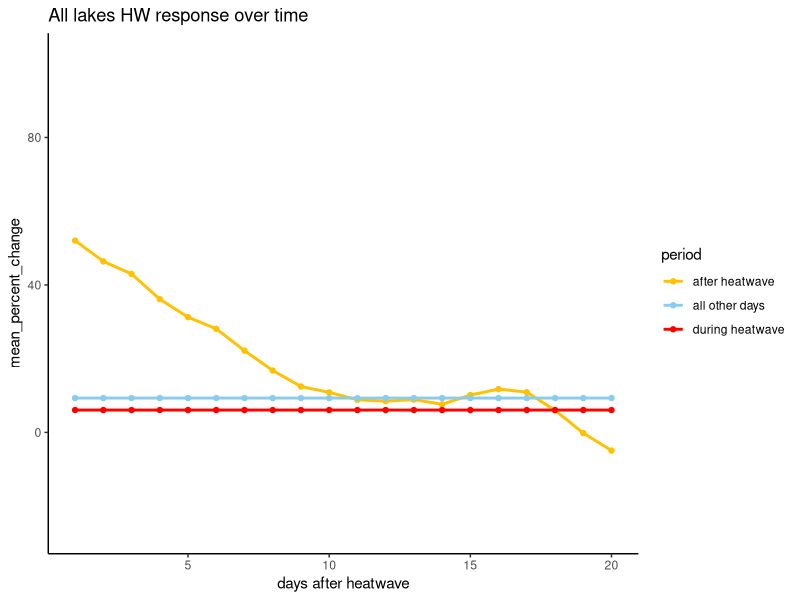
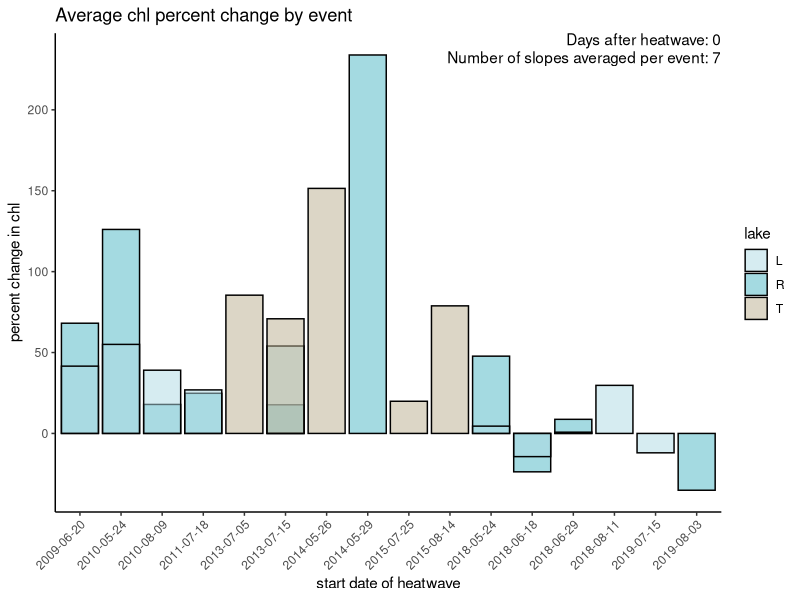
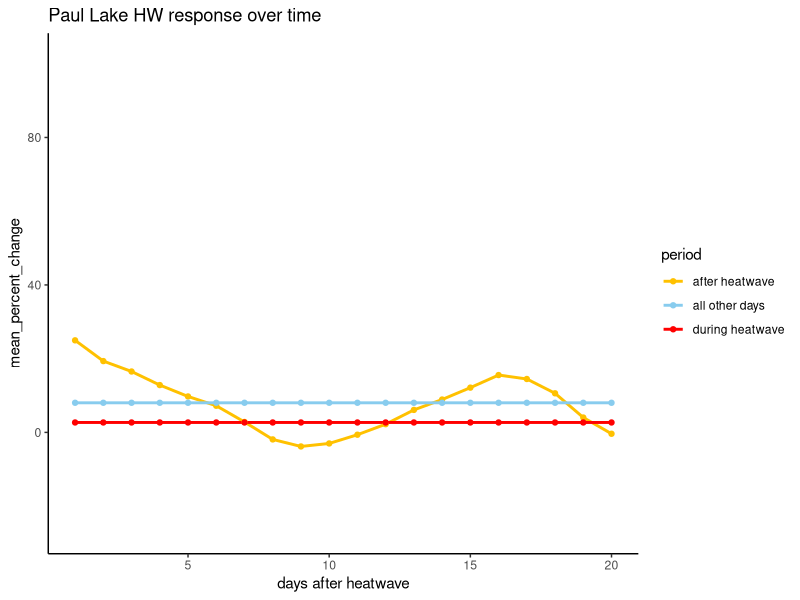
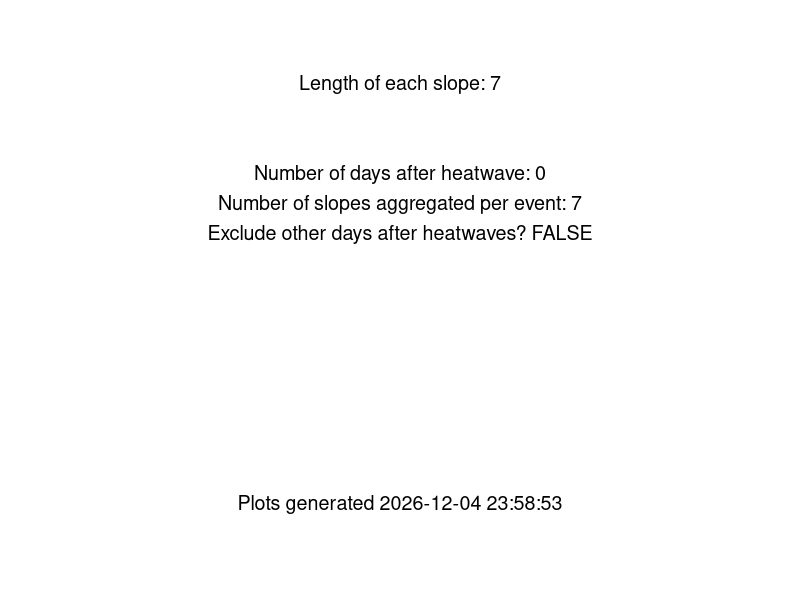
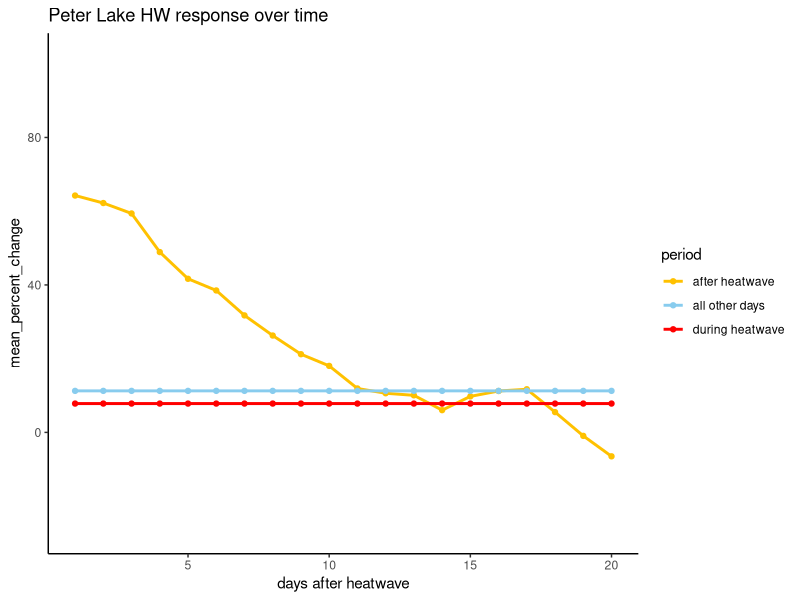
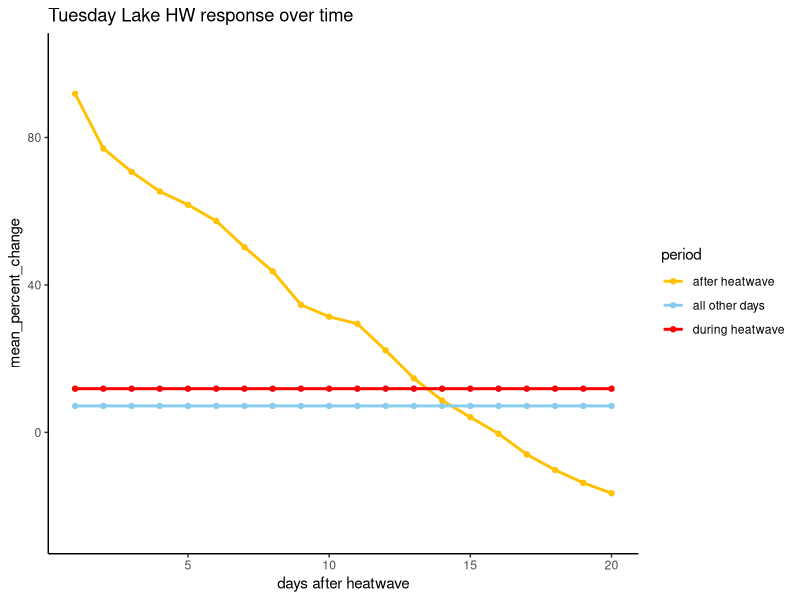

Write the R code that produced these figures, in order. (Note: this script raises an error after producing the figures.)
# Re-run step 3 but with the manual chlorophyll data
# updated in January 2024 to be cleaned up and allow for more flexibility

# manual chlorophyll better represents phytoplankton

# this code is also updated to fix a bug in the slope length,
# where slope length is inclusive of the current day in the rolling window

# step 3, calculate the response of chl to the heatwaves

#### install packages ####
#install and load slider library for rolling window analysis
if (!require(slider)) install.packages('slider')
library(slider) 

if (!require(plyr)) install.packages('plyr')
library(plyr)

if (!require(tidyr)) install.packages('tidyr')
library(tidyr)

if (!require(dplyr)) install.packages('dplyr')
library(dplyr)
library(tidyverse)

if (!require(zoo)) install.packages('zoo')
library(zoo)

if (!require(gganimate)) install.packages('gganimate')
library(gganimate)

if (!require(transformr)) install.packages('transformr')
library(transformr)

if (!require(ggridges)) install.packages('ggridges')
library(ggridges)

if (!require(readxl)) install.packages('readxl')
library(readxl)

#==============================================================================#
#### levers we can pull ####

# slope and percent calculations
slopeLength = 7 # length of the rolling window slope to be calculated

# build in options here for during the heatwave, or at the beginning of the calculated slope

# slope aggregation choices

daysAfter = 0 # time lag of how many days after the heatwave we want to look
numSlopes = 7 # the number of slopes we want to include in analysis

exclude.after.heatwaves = FALSE # if TRUE, excludes slopes for days within 20 days 
# of the heatwave that don't fall within our aggregating window

# timing choices
# change analysis so that we can look during the heatwave, or after the heatwave? 


#==============================================================================#
#### output of settings ####

cur_date_time = format(Sys.time(), "%Y-%m-%d %H:%M:%S")

plot_metadata <- data.frame(slopeLength = paste("Length of each slope: ", slopeLength, sep = ""),
                             time = paste("Plots generated ", cur_date_time, sep = ""), 
                            daysAfter = paste("Number of days after heatwave: ", daysAfter, sep = ""),
                            numSlopes = paste("Number of slopes aggregated per event: ", numSlopes, sep = ""),
                            exclude.after.heatwaves = paste("Exclude other days after heatwaves? ", exclude.after.heatwaves, sep = ""))



# Create a ggplot with the metadata for the data analysis and plot production, 
# including all of the choices made above
metadata_plot <- ggplot() +
  theme_void() +  # Removes axes and other elements
  geom_text(data = plot_metadata, aes(x = 5, y = 5, label = slopeLength),
            size = 5, hjust = 0.5, vjust = -14)+
  geom_text(data = plot_metadata, aes(x = 5, y = 5, label = daysAfter),
            size = 5, hjust = 0.5, vjust = -8)+
  geom_text(data = plot_metadata, aes(x = 5, y = 5, label = numSlopes),
            size = 5, hjust = 0.5, vjust = -6)+
  geom_text(data = plot_metadata, aes(x = 5, y = 5, label = exclude.after.heatwaves),
            size = 5, hjust = 0.5, vjust = -4)+
  geom_text(data = plot_metadata, aes(x = 5, y = 5, label = time),
            size = 5, hjust = 0.5, vjust = 14)
                  



#==============================================================================#
#### read in the data ####
# read in the heatwaves data calculated in the previous step
heatwaves = read.csv("./formatted data/heatwavesdata.csv")

# read in the manual chl data
allData = read.csv("./formatted data/interpolated_manual_chl_for_slopes.csv")

# make a vector of unique lake years
lake_years = unique(allData$lake_year)

#==============================================================================#
#### CALCULATE SLOPES FOR CHLOROPHYLL ####

# cycle through each lake year, fit linear models for each rolling window, then store model slopes
# in the 'slopes' dataframe. Need to initially store the model results in a list

# then, calculate the percent change in chlorophyll relative to the baseline specified above

# Model results are the slopes, originally calculated based on the preceding 7 days

for(i in 1:length(lake_years)){
  
  temp = allData %>% filter(lake_year == lake_years[i]) # temp dataframe for this lake_year
  
  models <- slide(
    temp, 
    ~lm(mean_chl ~ doyCat, data = .x), 
    .before = slopeLength -1, # add the minus one so the slopeLength matches the user input
    .complete = TRUE
  )
  
  temp$chl_slope = NA
  temp$se = NA
  temp$p_value = NA
  temp$r_squared = NA
  
  for(j in 1:nrow(temp)){
    
    model = models[[j]]
    coef <- coefficients(model) 
    # extracting the coefficients from the current model
    
    if(!(is.null(coef))){
      Slope <- coef["doyCat"]
      temp$chl_slope[j] = Slope # pull out the slope from the model
      temp$p_value[j] = summary(model)$coefficients[2,4] 
      temp$se[j] = summary(model)$coefficients["doyCat", "Std. Error"] 
      temp$r_squared[j] = summary(model)$r.squared # pull out r_squared from model
    }
    
    temp$percent_change = 100*temp$chl_slope*slopeLength/lag(temp$mean_chl, slopeLength-1, default = NA)
    temp$chl_baseline = lag(temp$mean_chl, slopeLength-1, default = NA)
  }
  
  if(i ==1){ slopes = temp} # if first iteration, creates slopes, the final dataframe
  
  if(i >1){slopes = rbind(slopes, temp)} # else, appends to slopes 
  
}


# test case to make sure the slide function works as we think it does
# test = slopes[1:7, ]
# summary(lm(test$mean_chl~test$doyCat))
# 



#==============================================================================#
#### SELECT SLOPES IN SPECIFIED WINDOW ####
# currently, the slopes dataframe has daily rolling window slopes for all of the lake_year combinations
# Need to select the slopes just following a heatwave
# heatwave is the date of a heatwave, targLake is the lake, data is our dataset of all the calculated slopes

hwSlopes <- function(heatwaveStart, heatwaveEnd,  targLake, data){

  # because our slopes are calculated over a 7-day rolling window, the first slope considered will
  # encompass the first week after the heatwave
  
  startDate = as.Date(heatwaveEnd)+daysAfter 
  endDate = as.Date(heatwaveEnd)+daysAfter+numSlopes
  
  # this is the date before the heatwave, which we will use to calculate the percent
  # change in chlorophyll
  
  # filter out the slopes we are interested in
  selected.slopes = data %>% filter(lake == targLake, date >= startDate, date <= endDate)
  
}


#==============================================================================#
#### CALCULATE AVG CHL SLOPES FOLLOWING HEATWAVES ####
heatwaves$averageSlope = NA
heatwaves$percentChange = NA
heatwaves$sdSlope = NA
heatwaves$sdSlopePercent = NA

#Using a For Loop
lengthHW = nrow(heatwaves)

# take the average slope and calculate the percent change in chlorophyll based on the slope

for(i in 1:lengthHW){
  slopes.subset = hwSlopes(heatwaves$date_start[i], heatwaves$date_end[i], heatwaves$lake[i], slopes)
  
  # save the mean of the slopes to the heatwaves dataframe
  heatwaves$averageSlope[i] = mean(slopes.subset$chl_slope, na.rm = TRUE)
  
  # save the standard deviation of the slopes to the heatwaves dataframe
  heatwaves$sdSlope[i] = sd(slopes.subset$chl_slope, na.rm = TRUE)
  
  # save the mean of the percent change to the heatwaves dataframe
  heatwaves$percentChange[i] = mean(slopes.subset$percent_change, na.rm = TRUE)
}

# save the static results
# write.csv(heatwaves, "./results/heatwaves_with_average_slopes_MANUAL_CHL.csv", row.names = FALSE)





#==============================================================================#
#### PLOT AVG SLOPES ####
#results = read.csv("./results/heatwaves_with_average_slopes_MANUAL_CHL.csv")

results = heatwaves

#break up by lake by filtering data
resultsT = results %>% filter(lake == "T")
resultsL = results %>% filter(lake == "L")
resultsR = results %>% filter(lake == "R")

# make sure heatwaves date is a date
heatwaves = heatwaves %>% mutate(date_start = as.Date(date_start))


#png(filename = "./figures/preliminary figures/R_slopes_2023_02_09", height = 8, width = 11, units = "in", res = 300)

indHWResp <- ggplot(data = results, aes(x = as.character(date_start), y = percentChange, fill = lake))+
  geom_bar(stat = "identity", position = "identity", alpha = 0.5, color = "black")+
  theme_classic()+
  ylab("percent change in chl")+
  xlab("start date of heatwave")+
  ggtitle("Average chl percent change by event")+
  scale_fill_manual(values = c("R"=  "#4AB5C4", "L" = "#ADDAE3", "T"=  "#BAAD8D"))+
  theme(axis.text.x = element_text(angle = 45, hjust = 1))+
  annotate("text",  x=Inf, y = Inf, label = paste("Days after heatwave: ", daysAfter, sep = ""), vjust=1, hjust=1)+
  annotate("text",  x=Inf, y = Inf, label = paste("Number of slopes averaged per event: ", numSlopes, sep = ""), vjust=2.5, hjust=1)





#==============================================================================#
#### COMPARE DISTRIBUTIONS OVER TIME ####

# We might also consider the distributions of chlorophyll slopes following a heatwave,
# rather than just taking the average for a certain window

# make sure heatwaves date_start and date_end are formatted as dates
heatwaves$date_end = as.Date(heatwaves$date_end)
heatwaves$date_start = as.Date(heatwaves$date_start)
slopes$date = as.Date(slopes$date)
slopes$period = "all other days"

# write slopes to a file
#write.csv(slopes, "./formatted data/slopes_3day.csv", row.names = FALSE)

### This creates a dataframe, all slopes, that has the slopes categorized
# by their time period (during or after a heatwave, or all other days)
# and includes the number of days after the heatwave event (daysAfterLoop) that is considered
# one column, "exclude after heatwaves," are slopes within 40 days after a heatwave
# that are not in the current rolling window

for(daysAfterLoop in 0:20){
  
  # add a column to slopes which indicates whether or not there is a heatwave
  for(i in 1:nrow(heatwaves)){
    start = heatwaves$date_start[i] # start date of the current heatwave
    end = heatwaves$date_end[i] # end date of the current heatwave
    
    # sequence of dates during the heatwave
    dates = seq(start, end, 1)
    
    # excludes dates that are part of rolling window but not currently considered in after heatwave
    # dates that are within 40 days after a heatwave but not in our window for analysis as
    # after heatwave because of our current daysAfterLoop selection.
    # This gets overwrritten in part by "after heatwave" for those dates that are included
    # in analysis
    datesExcluded = seq(end -7, end + 40, 1) 
    
    # dates to be analyzed after the heatwaves
    # this creates a sequence of numbers, from the end of the heatwave plus whatever
    # daysAfterLoop is set to, to that same value plus the numSlopes. So it sets a window daysAfterLooped
    # X number of days after the heatwave
    
    datesAnalyzed = seq(end+daysAfterLoop, end + daysAfterLoop+numSlopes, 1)
    
    # fill the dataframe "period" column with the correct categorization

    # fill the dataframe "period" column with the correct categorization
    slopes = slopes %>% mutate(period = replace(period, date %in% datesExcluded, "exclude after heatwave"))
    slopes = slopes %>% mutate(period = replace(period, date %in% dates, "during heatwave"))
    slopes = slopes %>% mutate(period = replace(period, date %in% datesAnalyzed, "after heatwave"))
    
    slopes$daysAfter = daysAfterLoop
  }
  
  # combine to the main dataframe
  if(daysAfterLoop == 0){
    allSlopes = slopes
  }
  if(daysAfterLoop > 0){
    allSlopes = rbind(allSlopes, slopes)
  }
  
}




# save the allPercent data to a dataframe
# save interpolated allData data to a dataframe

# write.csv(allData, "./formatted data/allData_interpolated.csv", row.names = FALSE)
# write.csv(allPercent, "./formatted data/results_random_and_heatwaves.csv")

# calculate mean values by period and daysAfter
# across all lakes, this will give the mean slope following all heatwave events
# by time period

mean_df <- allSlopes %>% 
  filter(period != "exclude after heatwave", !is.na(percent_change)) %>% 
  group_by(period, daysAfter) %>% 
  dplyr::summarise(mean_percent_change = mean(percent_change)) 

# round mean values to one decimal place
mean_df$mean_percent_change <- round(mean_df$mean_percent_change, 1)




#==============================================================================#
#### RESPONSE TIMING LINE PLOTS ####

# calculate mean values of percent change for each lake by # of days after heatwave
mean_df <- allSlopes %>% 
  filter( period != "exclude after heatwave", !is.na(percent_change)) %>% 
  group_by(period, daysAfter) %>% 
  dplyr::summarise(mean_percent_change = mean(percent_change), 
                   sd_percent_change = sd(percent_change), 
                   number_percent_change = n(),
                   median_percent_change = median(percent_change)) 

# Peter
mean_dfR <- allSlopes %>% filter(lake == "R") %>% 
  filter(period != "exclude after heatwave", !is.na(percent_change)) %>% 
  group_by(period, daysAfter) %>% 
  dplyr::summarise(mean_percent_change = mean(percent_change), 
                   sd_percent_change = sd(percent_change), 
                   number_percent_change = n()) 

# Paul
mean_dfL <- allSlopes %>% filter(lake == "L") %>% 
  filter( period != "exclude after heatwave", !is.na(percent_change)) %>% 
  group_by(period, daysAfter) %>% 
  dplyr::summarise(mean_percent_change = mean(percent_change), 
                   sd_percent_change = sd(percent_change), 
                   number_percent_change = n()) 

# Tuesday
mean_dfT <- allSlopes %>% filter(lake == "T") %>% 
  filter( period != "exclude after heatwave", !is.na(percent_change)) %>% 
  group_by(period, daysAfter) %>% 
  dplyr::summarise(mean_percent_change = mean(percent_change), 
                   sd_percent_change = sd(percent_change), 
                   number_percent_change = n()) 


# combine individual estimates of the mean so we can standardize axes
mean.all.by.lake = rbind(mean_dfR, mean_dfL)
mean.all.by.lake = rbind(mean.all.by.lake, mean_dfT)

# Plot the response over time
All.over.time <- mean_df %>% filter(daysAfter > 0) %>% 
  ggplot(aes( x= daysAfter, y = mean_percent_change, color = period))+
  scale_color_manual(values = c("during heatwave" = "#ff0000", "after heatwave" = "#ffc100", "all other days" = "#88CCEE"))+
  scale_fill_manual(values = c("during heatwave" = "#ff0000", "after heatwave" = "#ffc100", "all other days" = "#88CCEE"))+
  geom_line(size = 1)+
  geom_point()+
  labs(title = "All lakes HW response over time")+
  ylim(min(mean.all.by.lake$mean_percent_change)-10, max(mean.all.by.lake$mean_percent_change)+10)+
 # geom_ribbon(aes(ymin = mean_percent_change - sd_percent_change, ymax = mean_percent_change + sd_percent_change, fill = period), alpha = 0.1)+
  labs(x = "days after heatwave")+
theme_classic()

R.over.time <- mean_dfR %>% filter(daysAfter > 0) %>% 
  ggplot(aes( x= daysAfter, y = mean_percent_change, color = period))+
  geom_line(size = 1)+
  geom_point()+
  labs(x = "days after heatwave")+
  labs(title = "Peter Lake HW response over time")+
  scale_color_manual(values = c("during heatwave" = "#ff0000", "after heatwave" = "#ffc100", "all other days" = "#88CCEE"))+
  ylim(min(mean.all.by.lake$mean_percent_change)-10, max(mean.all.by.lake$mean_percent_change)+10)+
  theme_classic()

L.over.time <- mean_dfL %>% filter(daysAfter > 0) %>% 
  ggplot(aes( x= daysAfter, y = mean_percent_change, color = period))+
  geom_line(size = 1)+
  geom_point()+
  labs(x = "days after heatwave")+
  labs(title = "Paul Lake HW response over time")+
  ylim(min(mean.all.by.lake$mean_percent_change)-10, max(mean.all.by.lake$mean_percent_change)+10)+
  scale_color_manual(values = c("during heatwave" = "#ff0000", "after heatwave" = "#ffc100", "all other days" = "#88CCEE"))+
  theme_classic()

T.over.time <- mean_dfT %>% filter(daysAfter > 0) %>% 
  ggplot(aes( x= daysAfter, y = mean_percent_change, color = period))+
  scale_color_manual(values = c("during heatwave" = "#ff0000", "after heatwave" = "#ffc100", "all other days" = "#88CCEE"))+
  #scale_fill_manual(values = c("during heatwave" = "#ff0000", "after heatwave" = "#ffc100", "all other days" = "#88CCEE"))+
  geom_line(size = 1)+
  geom_point()+
  labs(title = "Tuesday Lake HW response over time")+
  ylim(min(mean.all.by.lake$mean_percent_change)-10, max(mean.all.by.lake$mean_percent_change)+10)+
  #geom_ribbon(aes(ymin = mean_percent_change - sd_percent_change, ymax = mean_percent_change + sd_percent_change, fill = period), alpha = 0.1)+
  labs(x = "days after heatwave")+
  theme_classic()


#==============================================================================#
#### PLOTTING DISTRIBUTIONS ####

# Create a factor variable with the desired order for 'period'
desired_order <- c("after heatwave", "during heatwave", "all other days")

#png("./figures/science in the northwoods figures/Tuesday Lake heatwave results 4 days after.png", height = 7, width = 13, units = "in", res = 600)

allSlopes = allSlopes %>% mutate(period = replace(period, period == "exclude after heatwave", "all other days"))

Alldist <- allSlopes %>%
  filter(period != "exclude after heatwave", daysAfter == get("daysAfter", envir=globalenv())) %>%
  ggplot(aes(x = percent_change,
             y = factor(period, levels = desired_order),  # Use factor with desired order
             fill = period)) +
  geom_density_ridges(alpha = 0.7,
                      quantile_lines = TRUE,
                      quantile_fun = function(x, ...) median(x), 
                      scale = 2, size = 0.7) +
  geom_density_ridges(alpha = 0.7,
                      quantile_lines = TRUE,
                      quantile_fun = function(x, ...) mean(x), 
                      scale = 2, size = 0.7) +
  geom_text(data = mean_df %>% filter(daysAfter == get("daysAfter", envir=globalenv())),
            aes(x = mean_percent_change,
                y = factor(period, levels = desired_order),  # Use factor with desired order
                label = as.character(round(mean_percent_change, digits = 0))),
            color = "black",
            size = 4,
            vjust = 2) +
  geom_text(data = mean_df %>% filter(daysAfter == get("daysAfter", envir=globalenv())),
            aes(x = -200,
                y = factor(period, levels = desired_order),  # Use factor with desired order
                label = paste("n = ", number_percent_change, sep = "")),
            color = "black",
            size = 4,
            vjust = 2) +
  ylab("") +
  xlab("% change in surface chlorophyll-a")+
  labs(title = "Peter, Paul, Tuesday combined") +
  scale_fill_manual(values = c("during heatwave" = "#ff0000", "after heatwave" = "#ffc100", "all other days" = "#88CCEE")) +  # Specify fill colors for groups
  theme_classic()+
  theme(axis.text=element_text(size=14),
        axis.title=element_text(size=18,face="bold"))+
  annotate("text",  x=Inf, y = Inf, label = paste("Days after heatwave: ", daysAfter, sep = ""), vjust=1, hjust=1)



Tdist <- allSlopes %>%
  filter(lake == "T") %>%
  filter(period != "exclude after heatwave", daysAfter == get("daysAfter", envir=globalenv())) %>%
  ggplot(aes(x = percent_change,
             y = factor(period, levels = desired_order),  # Use factor with desired order
             fill = period)) +
  geom_density_ridges(alpha = 0.7,
                      quantile_lines = TRUE,
                      quantile_fun = function(x, ...) median(x), 
                      scale = 2, size = 0.7) +
  geom_density_ridges(alpha = 0.7,
                      quantile_lines = TRUE,
                      quantile_fun = function(x, ...) mean(x), 
                      scale = 2, size = 0.7) +
  geom_text(data = mean_dfT %>% filter(daysAfter == get("daysAfter", envir=globalenv())),
            aes(x = mean_percent_change,
                y = factor(period, levels = desired_order),  # Use factor with desired order
                label = as.character(round(mean_percent_change, digits = 0))),
            color = "black",
            size = 4,
            vjust = 2) +
  geom_text(data = mean_dfT %>% filter(daysAfter == get("daysAfter", envir=globalenv())),
            aes(x = -200,
                y = factor(period, levels = desired_order),  # Use factor with desired order
                label = paste("n = ", number_percent_change, sep = "")),
            color = "black",
            size = 4,
            vjust = 2) +
  ylab("") +
  xlab("% change in surface chlorophyll-a")+
  labs(title = "Tuesday") +
  scale_fill_manual(values = c("during heatwave" = "#ff0000", "after heatwave" = "#ffc100", "all other days" = "#88CCEE")) +  # Specify fill colors for groups
  theme_classic()+
  theme(axis.text=element_text(size=14),
        axis.title=element_text(size=18,face="bold"))+
  annotate("text",  x=Inf, y = Inf, label = paste("Days after heatwave: ", daysAfter, sep = ""), vjust=1, hjust=1)


#dev.off()

desired_order <- c("after heatwave", "during heatwave", "all other days")



#png("./figures/science in the northwoods figures/Peter Lake heatwave results 4 days after.png", height = 7, width = 13, units = "in", res = 600)

Rdist <- allSlopes %>%
  filter(lake == "R") %>%
  filter(period != "exclude after heatwave", daysAfter == get("daysAfter", envir=globalenv())) %>%
  ggplot(aes(x = percent_change,
             y = factor(period, levels = desired_order),  # Use factor with desired order
             fill = period)) +
  geom_density_ridges(alpha = 0.7,
                      quantile_lines = TRUE,
                      quantile_fun = function(x, ...) median(x), 
                      scale = 2, size = 0.7) +
  geom_density_ridges(alpha = 0.7,
                      quantile_lines = TRUE,
                      quantile_fun = function(x, ...) mean(x), 
                      scale = 2, size = 0.7) +
  geom_text(data = mean_dfR %>% filter(daysAfter == get("daysAfter", envir=globalenv())),
            aes(x = mean_percent_change,
                y = factor(period, levels = desired_order),  # Use factor with desired order
                label = as.character(round(mean_percent_change, digits = 0))),
            color = "black",
            size = 4,
            vjust = 2) +
  geom_text(data = mean_dfR %>% filter(daysAfter == get("daysAfter", envir=globalenv())),
            aes(x = -200,
                y = factor(period, levels = desired_order),  # Use factor with desired order
                label = paste("n = ", number_percent_change, sep = "")),
            color = "black",
            size = 4,
            vjust = 2) +
  ylab("") +
  xlab("% change in surface chlorophyll-a")+
  labs(title = "Peter") +
  scale_fill_manual(values = c("during heatwave" = "#ff0000", "after heatwave" = "#ffc100", "all other days" = "#88CCEE")) +  # Specify fill colors for groups
  theme_classic()+
  theme(axis.text=element_text(size=14),
        axis.title=element_text(size=18,face="bold"))+
  annotate("text",  x=Inf, y = Inf, label = paste("Days after heatwave: ", daysAfter, sep = ""), vjust=1, hjust=1)


#dev.off()

#png("./figures/science in the northwoods figures/Paul Lake heatwave results 4 days after.png", height = 7, width = 13, units = "in", res = 600)


Ldist <- allSlopes %>%
  filter(lake == "L") %>%
  filter(period != "exclude after heatwave", daysAfter == get("daysAfter", envir=globalenv())) %>%
  ggplot(aes(x = percent_change,
             y = factor(period, levels = desired_order),  # Use factor with desired order
             fill = period)) +
  geom_density_ridges(alpha = 0.7,
                      quantile_lines = TRUE,
                      quantile_fun = function(x, ...) median(x), 
                      scale = 2, size = 0.7) +
  geom_density_ridges(alpha = 0.7,
                      quantile_lines = TRUE,
                      quantile_fun = function(x, ...) mean(x), 
                      scale = 2, size = 0.7) +
  geom_text(data = mean_dfL %>% filter(daysAfter == get("daysAfter", envir=globalenv())),
            aes(x = mean_percent_change,
                y = factor(period, levels = desired_order),  # Use factor with desired order
                label = as.character(round(mean_percent_change, digits = 0))),
            color = "black",
            size = 4,
            vjust = 2) +
  geom_text(data = mean_dfL %>% filter(daysAfter == get("daysAfter", envir=globalenv())),
            aes(x = -200,
                y = factor(period, levels = desired_order),  # Use factor with desired order
                label = paste("n = ", number_percent_change, sep = "")),
            color = "black",
            size = 4,
            vjust = 2) + 
  ylab("") +
  xlab("% change in surface chlorophyll-a")+
  labs(title = "Paul") +
  scale_fill_manual(values = c("during heatwave" = "#ff0000", "after heatwave" = "#ffc100", "all other days" = "#88CCEE")) +  # Specify fill colors for groups
  theme_classic()+
  theme(axis.text=element_text(size=14),
        axis.title=element_text(size=18,face="bold"))+
  annotate("text",  x=Inf, y = Inf, label = paste("Days after heatwave: ", daysAfter, sep = ""), vjust=1, hjust=1)


#dev.off()


#==============================================================================#
#### Explanatory plots with average slopes ####

# add the new calculated average slopes to the old exp dataframe
exp = read_xlsx("./formatted data/explanatory_variables_heatwaves.xlsx")

# make a new dataframe that only has the columns of results we are interested in for now
priority.results = results %>% select(lake, year, date_start, date_end, percentChange) %>% 
  rename(start_date = date_start, end_date = date_end) %>% 
  mutate(start_date = as.Date(start_date), end_date = as.Date(end_date))

exp = exp %>% select(-comments, -percent_change)

exp = exp %>% full_join(priority.results, by = c("lake", "year", "start_date", "end_date")) %>% 
  rename(percent_change = percentChange)

exp$percent_change = as.numeric(exp$percent_change)


ggplot(data = exp, aes(x = p_loading_mg_m2, y = abs(percent_change)))+
  geom_point(size = 3, color = "steelblue2")+
  theme_classic()

ggplot(data = exp, aes(x = color_m_1, y = abs(percent_change)))+
  geom_point(size = 3, color = "steelblue2")+
  theme_classic()

# plot of the percent change in chlorophyll seasonally

exp = exp %>% mutate(doy.start = yday(start_date)) %>% 
  mutate(month = month(start_date))

ggplot(data = exp, aes(x = doy.start, y = abs(percent_change), fill = lake))+
  geom_point(size = 3, color = "black", shape = 21, stroke = 1, alpha = 0.7)+
  theme_classic()+
  labs(y = "percent change in surface chlorophyll", x = "day of year of heatwave")+
  scale_fill_manual(values = c("L" = "steelblue2", "R" = "black", "T" = "white"))

ggplot(data = exp, aes(x = month, y = abs(percent_change), fill = lake))+
  geom_point(size = 3, color = "black", shape = 21, stroke = 1, alpha = 0.7)+
  theme_classic()+
  labs(y = "percent change in surface chlorophyll", x = "day of year of heatwave")+
  scale_fill_manual(values = c("L" = "steelblue2", "R" = "black", "T" = "white"))



#==============================================================================#
#### CREATE PDF OF OUTPUTS ####

pdfName = paste("daysAfter", daysAfter, "slopeLength", slopeLength, sep = "_")

pdf("./figures/sensitivity tests/testing.pdf", height = 6, width = 10)

print(metadata_plot)
print(Alldist)
print(Rdist)
print(Ldist)
print(Tdist)
print(indHWResp)
print(All.over.time)
print(R.over.time)
print(L.over.time)
print(T.over.time)


dev.off()











#==============================================================================#
#### TEST STANDARD ERROR OF SLOPES ####

# cycle through each lake year, fit linear models for each rolling window, then store model slopes
# in the 'slopes' dataframe. Need to initially store the model results in a list
# 
# ses = data.frame(matrix(nrow = 30, ncol = 2))
# names(ses) = c("slopeLength", "mean.se")
# 
# # Model results are the slopes, originally calculated based on the preceding 7 days
# for(slopeLength in 3:30){
#   for(i in 1:length(lake_years)){
#     
#     #print(lake_years[i])
#     temp = allData %>% filter(lake_year == lake_years[i]) # temp dataframe for this lake_year
#     
#     models <- slide(
#       temp, 
#       ~lm(mean_chl ~ doyCat, data = .x), 
#       .before = slopeLength, 
#       .complete = TRUE
#     )
#     
#     temp$chl_slope = NA
#     temp$se = NA
#     temp$p_value = NA
#     temp$r_squared = NA
#     
#     for(j in 1:nrow(temp)){
#       
#       model = models[[j]]
#       coef <- coefficients(model) 
#       # extracting the coefficients from the current model
#       
#       if(!(is.null(coef))){
#         Slope <- coef["doyCat"]
#         temp$chl_slope[j] = Slope # pull out the slope from the model
#         temp$p_value[j] = summary(model)$coefficients[2,4] 
#         temp$se[j] =  summary(model)$coefficients["doyCat", "Std. Error"] 
#         temp$r_squared[j] = summary(model)$r.squared # pull out r_squared from model
#       }
#       
#       
#     }
#     
#     if(i ==1){ slopes = temp} # if first iteration, creates slopes, the final dataframe
#     
#     if(i >1){slopes = rbind(slopes, temp)} # else, appends to slopes 
#     
#     
#   }
#   print(slopeLength)
#   print(mean(slopes$se, na.rm = TRUE))
#   
#   ses$slopeLength[slopeLength] = slopeLength
#   ses$mean.se[slopeLength] = mean(slopes$se, na.rm = TRUE)
#   
# }
# 
# ses$sample_size_component = sqrt(1/(ses$slopeLength - 2))
# ses$data_component = ses$mean.se/ses$sample_size_component
# ses$mean_actual_se = ses$mean.se
# 
# ses = pivot_longer(ses, cols = c("sample_size_component", "data_component", "mean_actual_se"), names_to = "se.component", values_to = "se")
# 
# ggplot(data = ses, aes(x = slopeLength, y = se, color = se.component))+
#   geom_point()+
#   geom_line()+
#   theme_classic()+
#   xlim(min = 3, max = 15)+
#   ylim(min =0 , max = 1)
